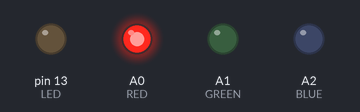
Simulated run of this sketch. Board: Arduino Uno, built with avr-gcc and run on an emulated ATmega328P. Shown: output pins drawn as LEDs (lit = HIGH). No radio packets arrive unless stated; pins used as bus, display or sensor lines are not drawn.

Above: at 0.1 s.
At 2.0 s:
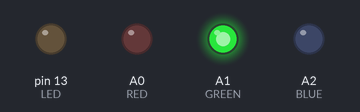
At 3.0 s:
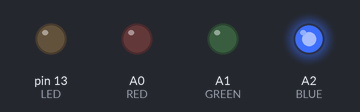
At 4.2 s:
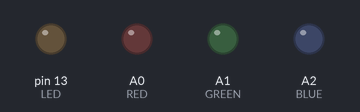
Timing chart, 0 to 5.7 s (numbered marks = the images above):
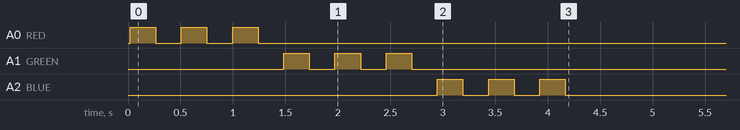

The sketch:

upstairs_lo.ino
```cpp
/////////////////////////////////////REDO////////////////////////////////////////////

// rf69 demo tx rx.pde
// -*- mode: C++ -*-
// Example sketch showing how to create a simple messageing client
// with the RH_RF69 class. RH_RF69 class does not provide for addressing or
// reliability, so you should only use RH_RF69  if you do not need the higher
// level messaging abilities.
// It is designed to work with the other example rf69_server.
// Demonstrates the use of AES encryption, setting the frequency and modem
// configuration

#include <SPI.h>
#include <RH_RF69.h>

/************ Radio Setup ***************/

// Change to 434.0 or other frequency, must match RX's freq!
#define frequency     915.0 // duh
#define radio_CS      8     // radio chip select (where the pin is?)
#define radio_INT     3     // radio interrupt pin
#define radio_RST     4     // radio reset pin
#define LED           13    // onboard LED pin
#define RED           A0    // red light for door open
#define GREEN         A1    // green light for door closed
#define BLUE          A2    // blue light for power to uno
//#define RED_PI        A3    // door open pin to Pi
//#define GREEN_PI      A4    // door closed pin to Pi
//#define BLUE_PI       A5    // power from uno to Pi

// Singleton instance of the radio driver
RH_RF69 rf69(radio_CS, radio_INT);

//int16_t packetnum = 0;  // packet counter, we increment per xmission

int8_t reedState[] = {0, 0, 0, 0}; // in case I wanna save the sent info

unsigned long previousMils = 0; // update the time counter this way

const long timeoutMils = 2*60*1000; // set the timeout in milliseconds

void setup()
{
//  Serial.begin(115200);
  //while (!Serial) { delay(1); } // wait until serial console is open

  // set the onboard LED as powerable for status blinky or whatever
  pinMode(LED, OUTPUT);
  pinMode(RED, OUTPUT);
  pinMode(GREEN, OUTPUT);
  pinMode(BLUE, OUTPUT);
//  pinMode(RED_PI, OUTPUT);
//  pinMode(GREEN_PI, OUTPUT);
//  pinMode(BLUE_PI, OUTPUT);

  // setting the radio as powerable, unpower the radio reset pin
  pinMode(radio_RST, OUTPUT);
  digitalWrite(radio_RST, LOW);

//  Serial.println("Feather RFM69 RX Test!");
//  Serial.println();

  // manual reset the radio by pumping some power to the reset pin
  digitalWrite(radio_RST, HIGH);
  delay(10);
  digitalWrite(radio_RST, LOW);
  delay(10);

  if (!rf69.init()) {
    Serial.println("RFM69 radio init failed");
    while (1);
  }
  Serial.println("RFM69 radio init OK!");

  // Defaults after init are 434.0MHz, modulation GFSK_Rb250Fd250, +13dbM (for low power module)
  // No encryption
  if (!rf69.setFrequency(frequency)) {
    Serial.println("setFrequency failed");
  }

  // If you are using a high power RF69 eg RFM69HW, you *must* set a Tx power with the
  // ishighpowermodule flag set like this:
  rf69.setTxPower(20, true);  // range from 14-20 for power, 2nd arg must be true for 69HCW

  // The encryption key has to be the same as the one in the server
  uint8_t key[] = { 0x01, 0x02, 0x03, 0x04, 0x05, 0x06, 0x07, 0x08,
                    0x01, 0x02, 0x03, 0x04, 0x05, 0x06, 0x07, 0x08};
  rf69.setEncryptionKey(key);

//  pinMode(LED, OUTPUT);

//  Serial.print("RFM69 radio @");  Serial.print((int)frequency);  Serial.println(" MHz");

// blink lights for sanity
  Blink(RED, 500, 3);
  Blink(GREEN, 500, 3);
  Blink(BLUE, 500, 3);
//  digitalWrite(GREEN, HIGH);
//  digitalWrite(RED, HIGH);
//  digitalWrite(BLUE, HIGH);
  Serial.println("initialized");
//  digitalWrite(GREEN_PI, HIGH);
//  digitalWrite(RED_PI, HIGH);
//  digitalWrite(BLUE_PI, HIGH);
}


void loop() {

  unsigned long currentMils = millis();

//  Serial.println("starting loop");

  if (currentMils - previousMils < timeoutMils) {

//    Serial.println("current mils still low");


    if (rf69.available()) {
      Serial.println("ending wait");
  //  if (rf69.waitAvailableTimeout(500)) {
      // Should be a message for us now
      uint8_t buf[RH_RF69_MAX_MESSAGE_LEN];
      uint8_t len = sizeof(buf);
      if (rf69.recv(buf, &len)) {
        if (!len) return;
        Serial.println("gonna blink to show it came!");
//        Blink(LED, 200, 6);
        digitalWrite(LED, HIGH);

//        testBuf(buf);
        displayBuf(buf);

        digitalWrite(LED, LOW);
      } else {
        Serial.println("timeout!");
        return;
      }
      previousMils = currentMils;
    }

//    previousMils = currentMils;
  } else {
    Serial.println("timed out. Error code lights and restart listening");
    digitalWrite(RED, HIGH);
    digitalWrite(GREEN, HIGH);
    digitalWrite(BLUE, HIGH);
//    digitalWrite(RED_PI, HIGH);
//    digitalWrite(GREEN_PI, HIGH);
//    digitalWrite(BLUE_PI, HIGH);

    previousMils = currentMils;
  }

//  Serial.println("end main");
}


void Blink(byte PIN, byte DELAY_MS, byte loops) {
  for (byte i=0; i<loops; i++)  {
    digitalWrite(PIN,HIGH);
    delay(DELAY_MS);
    digitalWrite(PIN,LOW);
    delay(DELAY_MS);
  }
}

//void unBlink(byte PIN, byte MS, byte loops) {
//
//}
//
//void timeOut(byte seconds) {
//
//}

void displayBuf(uint8_t* BUF) {
  digitalWrite(RED, BUF[0]);
  digitalWrite(GREEN, BUF[1]);
  digitalWrite(BLUE, BUF[2]);
//  digitalWrite(RED_PI, BUF[0]);
//  digitalWrite(GREEN_PI, BUF[1]);
//  digitalWrite(BLUE_PI, BUF[2]);

  if (BUF[3] == 1) {
    digitalWrite(RED, HIGH);
    digitalWrite(GREEN, HIGH);
    digitalWrite(BLUE, HIGH);
  }
}

//void testBuf(uint8_t* BUF) {
//  if (BUF[0] == 0 && BUF[1] == 1) { // open door
//    Serial.println("door open!");
//    digitalWrite(RED, HIGH);
//    digitalWrite(GREEN, LOW);
//    digitalWrite(RED_PI, HIGH);
//    digitalWrite(GREEN_PI, LOW);
//  } else if (BUF[0] == 1 && BUF[1] == 0) {
//    Serial.println("door closed!");
//    digitalWrite(RED, LOW);
//    digitalWrite(GREEN, HIGH);
//    digitalWrite(RED_PI, LOW);
//    digitalWrite(GREEN_PI, HIGH);
//  } else if (BUF[0] == 0 && BUF[1] == 0) {
//    Serial.println("sensor error!");
//    digitalWrite(RED, HIGH);
//    digitalWrite(GREEN, HIGH);
//    digitalWrite(RED_PI, HIGH);
//    digitalWrite(GREEN_PI, HIGH);
//  } else {
//    Serial.println("sent garbage!");
//  };
//}
```
